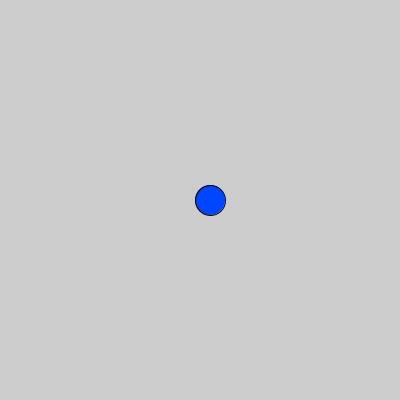
Frame 1 (no input)
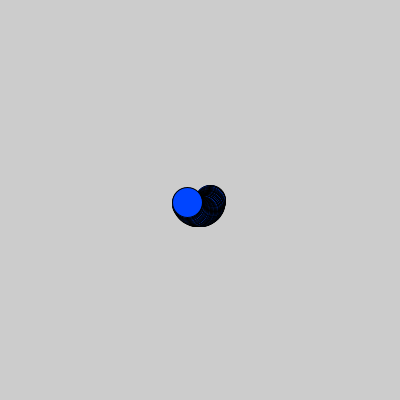
Frame 60 (the mouse pressed at the canvas centre just before this capture)
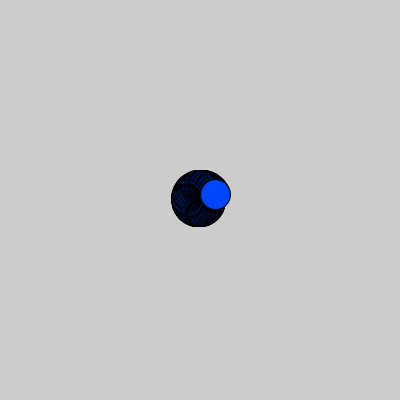
Frame 120 (the mouse held since frame 60 and released just before this capture)

The Processing sketch that drew these frames (run headless with seeded random() and noise(); from frame 60 on, the mouse is pressed at the canvas centre):

// Processing sketch: processing_98075
// ── processing_98075.pde

float angle = 0.0;
float offset = 200;
float scalar = 10;
float speed = 0.05; //changing speed changes shape and drawing pattern of the spiral

void setup()
{
  size(400, 400);
  fill(255,69,0);
  smooth();
}


void draw()
{
  float x = offset + cos(angle) * scalar;
  float y = offset + sin(angle) * scalar;
  fill(0,69,255);
  ellipse (x, y, 30, 30);
  angle += speed;
  scalar += speed;
  
}
